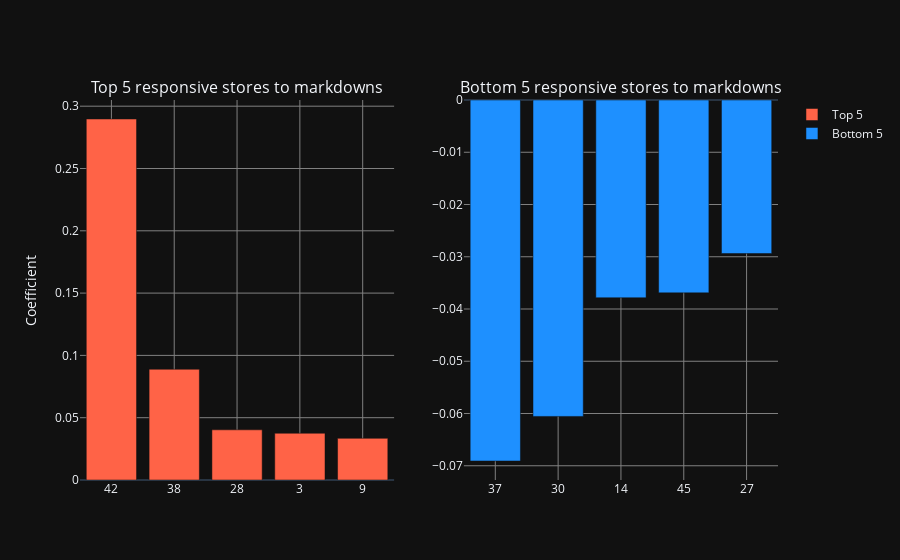

The code cell stored with this chart in its notebook:
### Code cell
fig = make_subplots(rows=1, cols=2, subplot_titles=["Top 5 responsive stores to markdowns", "Bottom 5 responsive stores to markdowns"])
data = dept_or_store_markdown_responsiveness(data_with_markdown, selector="top", identifier="Store")
fig.add_trace(go.Bar(x=data.index, y=data, marker_color='#FF6347', name="Top 5"), row=1, col=1)

data = dept_or_store_markdown_responsiveness(data_with_markdown, selector="bottom", identifier="Store")
fig.add_trace(go.Bar(x=data.index, y=data, marker_color='#1E90FF', name="Bottom 5"), row=1, col=2)

fig.update_layout(yaxis_title="Coefficient", autosize=True, template="plotly_dark")

axes_kwargs = {"showgrid": True, "gridwidth": 1, "gridcolor": "Gray"}
fig.update_xaxes(**axes_kwargs)
fig.update_yaxes(**axes_kwargs)

fig.show()

### Figure 1 — Plotly figure (JSON) as saved in the notebook; plotly's stock layout.template omitted (floating-point values rounded to 4 significant figures)
{"data": [{"marker": {"color": "#FF6347"}, "name": "Top 5", "type": "bar", "x": ["42", "38", "28", "3", "9"], "xaxis": "x", "y": [0.2897, 0.0889, 0.04028, 0.03751, 0.03343], "yaxis": "y"}, {"marker": {"color": "#1E90FF"}, "name": "Bottom 5", "type": "bar", "x": ["37", "30", "14", "45", "27"], "xaxis": "x2", "y": [-0.06909, -0.06056, -0.03784, -0.03691, -0.02939], "yaxis": "y2"}], "layout": {"annotations": [{"font": {"size": 16}, "showarrow": false, "text": "Top 5 responsive stores to markdowns", "x": 0.225, "xanchor": "center", "xref": "paper", "y": 1, "yanchor": "bottom", "yref": "paper"}, {"font": {"size": 16}, "showarrow": false, "text": "Bottom 5 responsive stores to markdowns", "x": 0.775, "xanchor": "center", "xref": "paper", "y": 1, "yanchor": "bottom", "yref": "paper"}], "autosize": true, "xaxis": {"anchor": "y", "domain": [0, 0.45], "gridcolor": "Gray", "gridwidth": 1, "showgrid": true}, "xaxis2": {"anchor": "y2", "domain": [0.55, 1], "gridcolor": "Gray", "gridwidth": 1, "showgrid": true}, "yaxis": {"anchor": "x", "domain": [0, 1], "gridcolor": "Gray", "gridwidth": 1, "showgrid": true, "title": {"text": "Coefficient"}}, "yaxis2": {"anchor": "x2", "domain": [0, 1], "gridcolor": "Gray", "gridwidth": 1, "showgrid": true}}}
